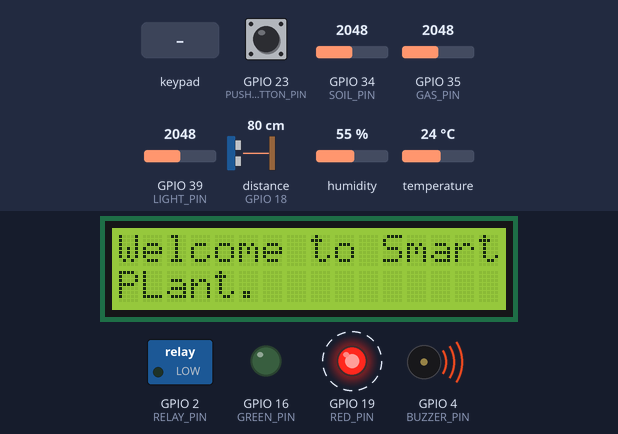
Bench run of a program on a simulated ESP32. Shown: 16×2 character LCD, switched loads named in the program (green lamp = pin HIGH), output pins drawn as LEDs (lit = HIGH), buzzer (waves = sounding, pin HIGH). Wiring (inferred from the names in the program): ultrasonic range finder: trigger GPIO 5; echo GPIO 18. Dashed ring = blinking. The inputs (shaded band) are chosen by the test bench; at power-on: GPIO 34 (SOIL_PIN) = 2048, GPIO 39 (LIGHT_PIN) = 2048, GPIO 23 (PUSHBUTTON_PIN) LOW, GPIO 35 (GAS_PIN) = 2048, distance to the obstacle (sensor on GPIO 18) 80 cm, humidity 55 %, temperature 24 °C. The echo pulse lasts 58.3 µs per cm; WiFi joins after 1.5 s; servers stay silent unless stated; no MQTT or app messages arrive unless stated; pins used as bus, display or sensor lines are not drawn; what the program prints to the serial monitor is not drawn.

Above: at 3.3 s.
3.4 s: keypad keys 2 6 2 5 3 3 3 2 # pressed 0.4 s apart
At 5.4 s:
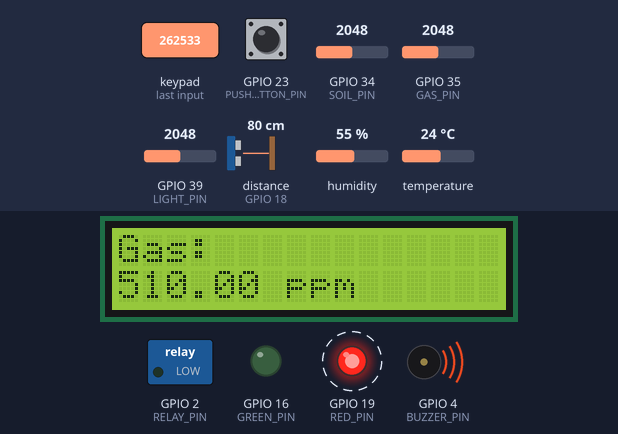
8.5 s: GPIO 34 (SOIL_PIN) set to 2401
15.6 s: GPIO 34 (SOIL_PIN) set to 2495
At 23.0 s:
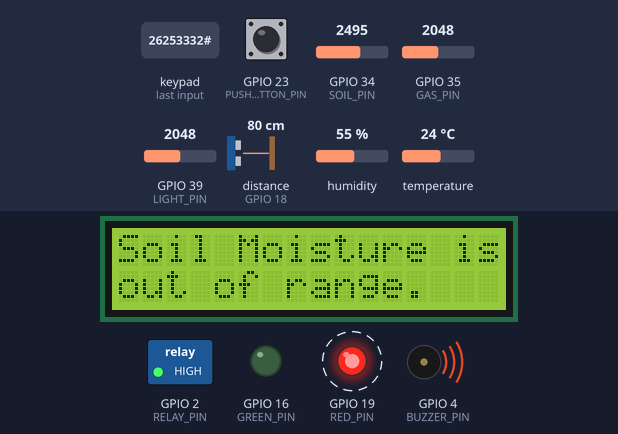
23.7 s: key 'D' pressed
At 25.2 s:
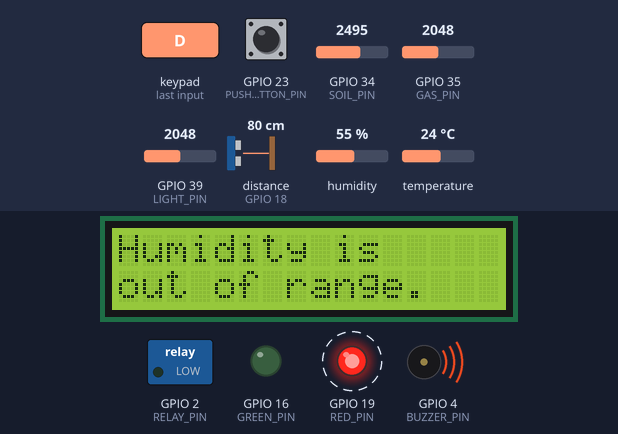
26.9 s: keypad keys 1 2 3 4 5 6 7 8 pressed 0.4 s apart
At 31.5 s:
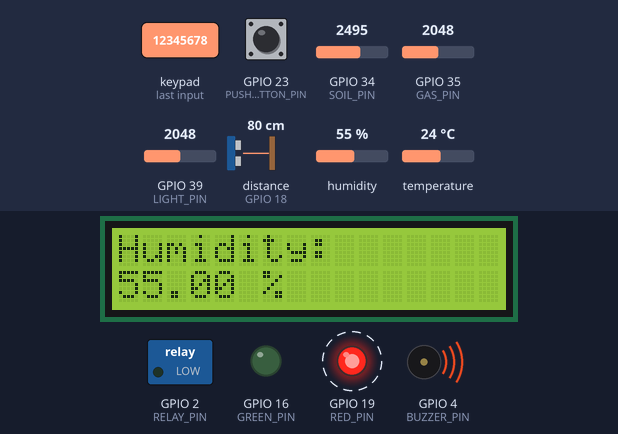
31.6 s: GPIO 39 (LIGHT_PIN) set to 122
At 37.1 s:
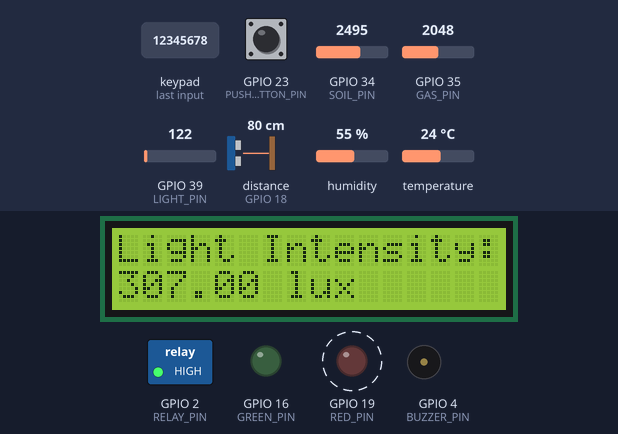
Timing chart, 0 to 38.0 s (numbered marks = the images above; inputs shaded):
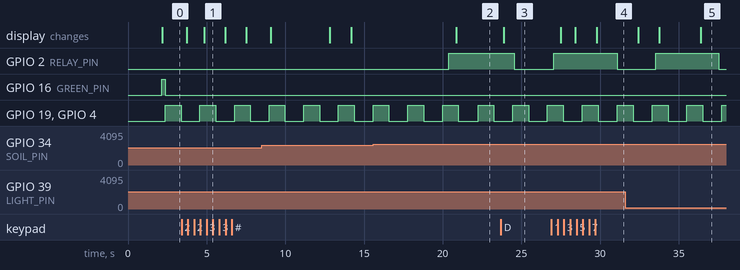

Measured:
- the behaviour switches between 2457 and 2458 on GPIO 34 (SOIL_PIN) (found by bisection; images 1 and 2)
- after the input at 3.4 s, the display: first changes after 0.32 s (image 1 shows a later state)
- after the input at 15.6 s, GPIO 2 (RELAY_PIN): LOW → HIGH after 4.8 s; the display: changes after 5.3 s (image 2)
- after the input at 23.7 s, the display: changes after 0.17 s (image 3)
- after the input at 26.9 s, the display: first differs from a run without the input after 1.5 s (image 4 shows a later state)
- by itself, GPIO 19 (RED_PIN), GPIO 4 (BUZZER_PIN): alternates HIGH for 1.0 s and LOW for 1.2 s

The program:

main.cpp
```cpp
#include <wifi_setup.h>
#include<hivemq.h>
#include <handler.h>
#include <input.h>
#include<actuators.h>
#include <ArduinoJson.h>

using namespace std;

void sendData(){
    JsonDocument doc;
    doc["tmp"] = (int) sensorsData[SENSOR_TEMPERATURE];
    doc["distance"] = (int) sensorsData[SENSOR_WATER];
    doc["air"] = (int) sensorsData[SENSOR_GAS];
    doc["light"] = (int) sensorsData[SENSOR_LIGHT];
    doc["humidity"] = (int) sensorsData[SENSOR_HUMIDITY];
    doc["soil moisture"] = (int) sensorsData[SENSOR_SOIL_MOISTURE];

  //convert json to c string
  String output;
  serializeJson(doc, output);

  //send to hivemq
  send_hive(output.c_str());
}

void setup() {
  Serial.begin(115200); //UART

  // setup pins
  pinMode(SOIL_PIN, INPUT);
  pinMode(GAS_PIN, INPUT);
  pinMode(LIGHT_PIN, INPUT);
  pinMode(TRIG_PIN, OUTPUT);
  pinMode(ECHO_PIN, INPUT);
  pinMode(DHT_PIN, INPUT);
  pinMode(RELAY_PIN, OUTPUT);
  pinMode(GREEN_PIN, OUTPUT);
  pinMode(RED_PIN, OUTPUT);
  pinMode(PUSHBUTTON_PIN, INPUT_PULLDOWN);
  pinMode(BUZZER_PIN, OUTPUT);

  //initialize the components
  input_setup();
  lcd_setup();
  start_wifimanager();
  hivemq_setup();
  handler_setup();
}

void loop() {
  vTaskDelete(NULL);
}
```

actuators.h
```cpp
#ifndef ACTUATOR_H
#define ACTUATOR_H

#include <LiquidCrystal_I2C.h>

extern LiquidCrystal_I2C lcd;

void activatePumb(void* pvParameters);
void displayLCD(void* pvParameters);
void lcd_setup();
void notify(void* pvParameters);

enum PumpState { PUMP_OFF, PUMP_ON, PUMP_WAITING };
enum WarnState { NORMAL=100, WARNING_HUMIDITY=0, WARNING_GAS, WARNING_LIGHT, WARNING_SOIL_MOISTURE, WARNING_TEMPERATURE, WARNING_WATER_LEVEL  };
enum sensorState {LCD_SHOW_HUMIDETY, LCD_SHOW_GAS, LCD_SHOW_LIGHT, LCD_SHOW_SOIL_MOISTURE,LCD_SHOW_TEMPERATURE, LCD_SHOW_WATER_LEVEL };
enum LCDState  {SHOW_WELCOME, SHOW_SENSORS, SHOW_ERRORS};

extern PumpState currentPumpState;
extern LCDState currentLCDState;
extern WarnState currentWarnState;
extern sensorState currentLCDSensor;

#endif
```

handler.h
```cpp
#pragma once
#ifndef HANDLER_H
#define HANDLER_H

#include "freertos/FreeRTOS.h"
#include "freertos/task.h"
#include "freertos/queue.h"

// define events types
typedef enum {
    EVENT_ACTIVATE_PUMB=100,
    EVENT_DATA_READY_FOR_HIVE_MQ=200,
    EVENT_LCD_SHOW_HUMIDETY=2,
    EVENT_LCD_SHOW_TEMPRATURE=3,
    EVENT_LCD_SHOW_MOISTURE=5,
    EVENT_LCD_SHOW_GAS=6,
    EVENT_LCD_SHOW_LIGHT=8,
    EVENT_LCD_SHOW_WATER=9,
    EVENT_LCD_SHOW_ERROR=-13, // #
    EVENT_LCD_SHOW_WELCOME=0, // 0
    EVENT_WARNING_HUMIDITY=20,
    EVENT_WARNING_TEMPERATURE,
    EVENT_WARNING_WATER_LEVEL,
    EVENT_WARNING_SOIL_MOISTURE,
    EVENT_WARNING_LIGHT,
    EVENT_WARNING_GAS,
    EVENT_NORMAL
} SystemEvent_t;

void handler_setup();
void eventHandlerTask(void* pvParameters);
bool sendSystemEvent(SystemEvent_t event);
void sensor_reading(void* pvParameters);
void sendData();

#endif
```

hivemq.h
```cpp
#ifndef HIVE_H
#define HIVE_H

void send_hive(const char* obj);
void hivemq_setup();
void keeping_connection(void* pvParameters);

#endif
```

input.h
```cpp
#ifndef SENSORS_H
#define SENSORS_H

#include <Keypad.h>
#include <DHT.h>

// Sensor pin definitions
#define DHT_PIN 15
#define SOIL_PIN 34
#define GAS_PIN 35
#define LIGHT_PIN 39
#define TRIG_PIN 5
#define ECHO_PIN 18
#define RELAY_PIN 2
#define GREEN_PIN 16
#define RED_PIN 19
#define PUSHBUTTON_PIN 23
#define BUZZER_PIN 4

#define SENSORS_NUM 6

extern double sensorsData[];
extern String sensorsName[];
extern String unit[];

enum sensors { SENSOR_SOIL_MOISTURE=0, SENSOR_GAS, SENSOR_LIGHT, SENSOR_WATER, SENSOR_HUMIDITY, SENSOR_TEMPERATURE };

// Function prototypes
float readTemperature();
float readHumidity();
int readSoilMoisture();
int readGas();
int readLightIntensity();
float readWater();
void sensor_reading(void* pvParameters);
void input_setup();
void handleKeypadEvent(void* pvParameters);
void manualIrrigation(void* pvParameters);
#endif
```

wifi_setup.h
```cpp
#ifndef WIFI_H
#define WIFI_H
#include <WiFi.h>
#include <WiFiManager.h>

void start_wifimanager();

#endif
```

actuators.cpp
```cpp
#include<actuators.h>
#include<input.h>
#include <handler.h>

int lcdColumns = 16;
int lcdRows = 2;

PumpState currentPumpState=PUMP_OFF;
LCDState currentLCDState=SHOW_WELCOME;
WarnState currentWarnState = NORMAL;
sensorState currentLCDSensor;

String errorsLCD[SENSORS_NUM] = {"Humidity", "Gas", "Light", "Soil Moisture", "Temperature", "Water Level"};

LiquidCrystal_I2C lcd(0x27, lcdColumns, lcdRows);
void lcd_setup(){
    // initialize LCD
    lcd.init();
    // turn on LCD backlight
    lcd.backlight();
}

String formattedData;
void displayLCD(void* pvParameters){
    while(1){
        lcd.setCursor(0, 0);
        lcd.clear();
        if(currentLCDState==SHOW_WELCOME) {
            lcd.print("Welcome to Smart");
            lcd.setCursor(0, 1);
            lcd.print("PLant.");
            lcd.setCursor(0, 0);
        }
        else if (currentLCDState==SHOW_ERRORS){
            if(currentWarnState == NORMAL){
                lcd.print("All is fine.");
            } else {
                lcd.print(errorsLCD[currentWarnState]+" is");
                lcd.setCursor(0, 1);
                lcd.print("out of range.");
                lcd.setCursor(0, 0);
            }
        }
         else if(currentLCDState==SHOW_SENSORS) {
            formattedData = String(sensorsData[currentLCDSensor], 2);
            lcd.print(sensorsName[currentLCDSensor]+": ");
            lcd.setCursor(0, 1);
            lcd.print(formattedData + " " + unit[currentLCDSensor]);
            lcd.setCursor(0, 0);
        }
        vTaskDelay(200 / portTICK_PERIOD_MS);
    }
}
unsigned long previousMillis;
// activate the pumb when event is received
void activatePumb(void* pvParameters){
    while(1){
        switch (currentPumpState) {
            case PUMP_ON:
                if(sensorsData[SENSOR_SOIL_MOISTURE]<=75){
                    Serial.println("Pumb Activated");
                    digitalWrite(RELAY_PIN, HIGH);
                    currentPumpState = PUMP_WAITING; // Move to the next state
                    previousMillis = millis(); // Record the time
                } else {
                    Serial.println("Plant is watered");
                    currentPumpState = PUMP_OFF;
                }
                break;
            case PUMP_WAITING:
                if (millis() - previousMillis >= 4000) {
                    digitalWrite(RELAY_PIN, LOW);
                    Serial.println("Pumb Deactivated");
                    currentPumpState = PUMP_OFF;
                }
                break;

        }
        vTaskDelay(200 / portTICK_PERIOD_MS);
    }
}


void notify(void* pvParameters){
    while(1){
        if(currentWarnState!=NORMAL){
            digitalWrite(GREEN_PIN, LOW);
            digitalWrite(RED_PIN, HIGH);
            digitalWrite(BUZZER_PIN, HIGH);
            vTaskDelay(1000 / portTICK_PERIOD_MS);
            digitalWrite(RED_PIN, LOW);
            digitalWrite(BUZZER_PIN, LOW);
            vTaskDelay(1000 / portTICK_PERIOD_MS);
        } else {
            digitalWrite(RED_PIN, LOW);
            digitalWrite(GREEN_PIN, HIGH);
        }
        vTaskDelay(200 / portTICK_PERIOD_MS);
    }
}
```

handler.cpp
```cpp
#include <handler.h>
#include<hivemq.h>
#include <input.h>
#include<actuators.h>
#include <wifi_setup.h>

QueueHandle_t xEventQueue;

void handler_setup(){
    //setup tasks needed
    xTaskCreatePinnedToCore(&sensor_reading, "ReadingSensors", 4096, NULL, 1, NULL, 0); //sensor reading task
    xTaskCreatePinnedToCore(&eventHandlerTask, "EventHandler", 8192, NULL, 1, NULL, 0); //a task to handle incoming events from mqtt
    xTaskCreatePinnedToCore(&keeping_connection, "MQTTKeeper", 8192, NULL, 1, NULL, 0); // keep mqtt connection
    xTaskCreatePinnedToCore(&handleKeypadEvent, "Keypad", 4096, NULL, 1, NULL, 0);
    xTaskCreatePinnedToCore(&displayLCD, "displayLCD", 4096, NULL, 1, NULL, 1);
    xTaskCreatePinnedToCore(&activatePumb, "activatePumb", 2048, NULL, 1, NULL, 1);
    xTaskCreatePinnedToCore(&manualIrrigation, "ManualMode", 2048, NULL, 1, NULL, 1);
    xTaskCreatePinnedToCore(&notify, "Notify", 2048, NULL, 1, NULL, 1);
    xEventQueue = xQueueCreate(10, sizeof(SystemEvent_t));
    Serial.println("Handler is ready.");
}

// a function to send system events to the handler queue
bool sendSystemEvent(SystemEvent_t event) {
    BaseType_t xStatus = xQueueSendToBack(xEventQueue, &event, (TickType_t) 10);
    if (xStatus != pdPASS) {
        vTaskDelay(pdMS_TO_TICKS(500));
        return false;
    }
    vTaskDelay(pdMS_TO_TICKS(500));
    return true;
}

//takes action upon the received event
void eventHandlerTask(void* pvParameters){
  SystemEvent_t receivedEvent;
  while (1) {
    // take the event from the queue
        if (xQueueReceive(xEventQueue, &receivedEvent, portMAX_DELAY) == pdTRUE) {
            switch (receivedEvent) {
                case EVENT_ACTIVATE_PUMB:
                    currentPumpState = PUMP_ON;
                    break;
                case EVENT_DATA_READY_FOR_HIVE_MQ:
                    sendData();
                    break;

                // LCD Sensors
                case EVENT_LCD_SHOW_WATER:
                    currentLCDState=SHOW_SENSORS;
                    currentLCDSensor = LCD_SHOW_WATER_LEVEL;
                    break;
                case EVENT_LCD_SHOW_GAS:
                    currentLCDState=SHOW_SENSORS;
                    currentLCDSensor = LCD_SHOW_GAS;
                    break;
                case EVENT_LCD_SHOW_HUMIDETY:
                    currentLCDState=SHOW_SENSORS;
                    currentLCDSensor = LCD_SHOW_HUMIDETY;
                    break;
                case EVENT_LCD_SHOW_TEMPRATURE:
                    currentLCDState=SHOW_SENSORS;
                    currentLCDSensor = LCD_SHOW_TEMPERATURE;
                    break;
                case EVENT_LCD_SHOW_LIGHT:
                    currentLCDState=SHOW_SENSORS;
                    currentLCDSensor = LCD_SHOW_LIGHT;
                    break;
                case EVENT_LCD_SHOW_MOISTURE:
                    currentLCDState=SHOW_SENSORS;
                    currentLCDSensor = LCD_SHOW_SOIL_MOISTURE;
                    break;

                // Navigare LCD States
                case EVENT_LCD_SHOW_WELCOME:
                    currentLCDState=SHOW_WELCOME;
                    break;
                case EVENT_LCD_SHOW_ERROR:
                    currentLCDState=SHOW_ERRORS;
                    break;

                //LCD_Warning
                case EVENT_WARNING_HUMIDITY:
                    currentWarnState = WARNING_HUMIDITY;
                    break;
                case EVENT_WARNING_LIGHT:
                    currentWarnState = WARNING_LIGHT;
                    break;
                case EVENT_WARNING_SOIL_MOISTURE:
                    currentWarnState = WARNING_SOIL_MOISTURE;
                    break;
                case EVENT_WARNING_TEMPERATURE:
                    currentWarnState = WARNING_TEMPERATURE;
                    break;
                case EVENT_WARNING_WATER_LEVEL:
                    currentWarnState = WARNING_WATER_LEVEL;
                    break;
                case EVENT_WARNING_GAS:
                    currentWarnState = WARNING_GAS;
                    break;
                case EVENT_NORMAL:
                    currentWarnState = NORMAL;
                    break;
                default:
                    Serial.println("Unusual event occured!");
                    break;
            }
        }
        vTaskDelay(200 / portTICK_PERIOD_MS);
    }
}
```

hivemq.cpp
```cpp
#include <PubSubClient.h>
#include <WiFiClientSecure.h>
#include <handler.h>

//---- HiveMQ Cloud Broker settings
const char *mqtt_server = "265546a0ac3d4a9f953424fc8325f520.s1.eu.hivemq.cloud";
const char *mqtt_username = "samyadel604@gmail.com";
const char *mqtt_password = "SamyAdel359";
const char *topic_publish = "sensor/data";
const char *topic_receive = "sensor/event";

const int mqtt_port = 8883;

WiFiClientSecure espClient;
PubSubClient client(espClient);

// HiveMQ Cloud Let's Encrypt CA certificate
static const char *root_ca PROGMEM = R"EOF(
-----BEGIN CERTIFICATE-----
MIIFazCCA1OgAwIBAgIRAIIQz7DSQONZRGPgu2OCiwAwDQYJKoZIhvcNAQELBQAw
TzELMAkGA1UEBhMCVVMxKTAnBgNVBAoTIEludGVybmV0IFNlY3VyaXR5IFJlc2Vh
cmNoIEdyb3VwMRUwEwYDVQQDEwxJU1JHIFJvb3QgWDEwHhcNMTUwNjA0MTEwNDM4
WhcNMzUwNjA0MTEwNDM4WjBPMQswCQYDVQQGEwJVUzEpMCcGA1UEChMgSW50ZXJu
ZXQgU2VjdXJpdHkgUmVzZWFyY2ggR3JvdXAxFTATBgNVBAMTDElTUkcgUm9vdCBY
MTCCAiIwDQYJKoZIhvcNAQEBBQADggIPADCCAgoCggIBAK3oJHP0FDfzm54rVygc
h77ct984kIxuPOZXoHj3dcKi/vVqbvYATyjb3miGbESTtrFj/RQSa78f0uoxmyF+
0TM8ukj13Xnfs7j/EvEhmkvBioZxaUpmZmyPfjxwv60pIgbz5MDmgK7iS4+3mX6U
A5/TR5d8mUgjU+g4rk8Kb4Mu0UlXjIB0ttov0DiNewNwIRt18jA8+o+u3dpjq+sW
T8KOEUt+zwvo/7V3LvSye0rgTBIlDHCNAymg4VMk7BPZ7hm/ELNKjD+Jo2FR3qyH
B5T0Y3HsLuJvW5iB4YlcNHlsdu87kGJ55tukmi8mxdAQ4Q7e2RCOFvu396j3x+UC
B5iPNgiV5+I3lg02dZ77DnKxHZu8A/lJBdiB3QW0KtZB6awBdpUKD9jf1b0SHzUv
KBds0pjBqAlkd25HN7rOrFleaJ1/ctaJxQZBKT5ZPt0m9STJEadao0xAH0ahmbWn
OlFuhjuefXKnEgV4We0+UXgVCwOPjdAvBbI+e0ocS3MFEvzG6uBQE3xDk3SzynTn
jh8BCNAw1FtxNrQHusEwMFxIt4I7mKZ9YIqioymCzLq9gwQbooMDQaHWBfEbwrbw
qHyGO0aoSCqI3Haadr8faqU9GY/rOPNk3sgrDQoo//fb4hVC1CLQJ13hef4Y53CI
rU7m2Ys6xt0nUW7/vGT1M0NPAgMBAAGjQjBAMA4GA1UdDwEB/wQEAwIBBjAPBgNV
HRMBAf8EBTADAQH/MB0GA1UdDgQWBBR5tFnme7bl5AFzgAiIyBpY9umbbjANBgkq
hkiG9w0BAQsFAAOCAgEAVR9YqbyyqFDQDLHYGmkgJykIrGF1XIpu+ILlaS/V9lZL
ubhzEFnTIZd+50xx+7LSYK05qAvqFyFWhfFQDlnrzuBZ6brJFe+GnY+EgPbk6ZGQ
3BebYhtF8GaV0nxvwuo77x/Py9auJ/GpsMiu/X1+mvoiBOv/2X/qkSsisRcOj/KK
NFtY2PwByVS5uCbMiogziUwthDyC3+6WVwW6LLv3xLfHTjuCvjHIInNzktHCgKQ5
ORAzI4JMPJ+GslWYHb4phowim57iaztXOoJwTdwJx4nLCgdNbOhdjsnvzqvHu7Ur
TkXWStAmzOVyyghqpZXjFaH3pO3JLF+l+/+sKAIuvtd7u+Nxe5AW0wdeRlN8NwdC
jNPElpzVmbUq4JUagEiuTDkHzsxHpFKVK7q4+63SM1N95R1NbdWhscdCb+ZAJzVc
oyi3B43njTOQ5yOf+1CceWxG1bQVs5ZufpsMljq4Ui0/1lvh+wjChP4kqKOJ2qxq
4RgqsahDYVvTH9w7jXbyLeiNdd8XM2w9U/t7y0Ff/9yi0GE44Za4rF2LN9d11TPA
mRGunUHBcnWEvgJBQl9nJEiU0Zsnvgc/ubhPgXRR4Xq37Z0j4r7g1SgEEzwxA57d
emyPxgcYxn/eR44/KJ4EBs+lVDR3veyJm+kXQ99b21/+jh5Xos1AnX5iItreGCc=
-----END CERTIFICATE-----
)EOF";

unsigned long lastMsg = 0;
#define MSG_BUFFER_SIZE (500)
char msg[MSG_BUFFER_SIZE];
int value = 0;

const int payloadSize = 100;
struct stu_message
{
  char payload [payloadSize] = {'\0'};
  String topic ;
} x_message;

void IRAM_ATTR callback(char* topic, byte* payload, unsigned int length) {
    Serial.println("Callback is called!");
  int i = 0; // extract payload
    for ( i; i < length; i++) {
        x_message.payload[i] = ((char)payload[i]);
    }
    x_message.payload[i] = '\0';
    //convert the received message to system event datatype and send it to the queue
  SystemEvent_t payload_new = (SystemEvent_t)(atoi(x_message.payload));
    if(sendSystemEvent(payload_new)){
        Serial.println("Event received successfully from HiveMQ.");
    }
  Serial.println();
}

void reconnect() {
  // Loop until we’re reconnected
  while (!client.connected()) {
    Serial.print("Attempting MQTT connection… ");
    String clientId = "ESP32Client";
    // Attempt to connect
    if (client.connect(clientId.c_str(), mqtt_username, mqtt_password)) {
      Serial.println("connected!");
      // Once connected, publish an announcement...
      client.publish(topic_publish, "connected");
      // ... and resubscribe
      client.subscribe(topic_receive);
    } else {
      Serial.print("failed, rc = ");
      Serial.print(client.state());
      Serial.println(" try again in 5 seconds");
      // Wait 5 seconds before retrying
      delay(5000);
    }
  }
}

void hivemq_setup()
{
  //hivemq setup
    delay(500);
    espClient.setCACert(root_ca);
    client.setServer(mqtt_server, mqtt_port);
    client.setCallback(callback);
    while (!client.connected()) {
          reconnect();
    }
    Serial.println("Connected to HiveMQ successfully.");
}

//keeping the connection to publish and revive
void keeping_connection(void* pvParameters) {
    while(1){
        if (!client.connected()) {
            reconnect();
        }
        client.loop();
        vTaskDelay(100 / portTICK_PERIOD_MS);
    }
}

void send_hive(const char *obj)
{
    if (client.publish(topic_publish, obj)) {
        Serial.println("Message sent successfully.");
    }
}
```

wifi.cpp
```cpp
#include <wifi_setup.h>
#include <handler.h>

void configModeCallback (WiFiManager *myWiFiManager) {
  Serial.println("Entered config mode");
  Serial.println(WiFi.softAPIP());

  Serial.println(myWiFiManager->getConfigPortalSSID());
}

void start_wifimanager(){
  // Create a WiFiManager object
  WiFiManager wifiManager;

  // Set a timeout (in milliseconds) for the configuration portal
  wifiManager.setTimeout(180);
  wifiManager.setConfigPortalTimeout(180);
  wifiManager.setAPCallback(configModeCallback);

  // Start the WiFiManager configuration portal
  if (!wifiManager.autoConnect("ESP32 Test", "12345678")) { // 192.168.4.1
    Serial.println("Failed to connect and hit timeout");
    // Reset the ESP32 if connection fails
    ESP.restart();
  }

  Serial.println("Connected to WiFi :)");
  Serial.print("IP address: ");
  Serial.println(WiFi.localIP());
}
static bool wifiConnected = false;  // wifi status to know the previous status
```

Source omitted: input.cpp (4524 bytes)
